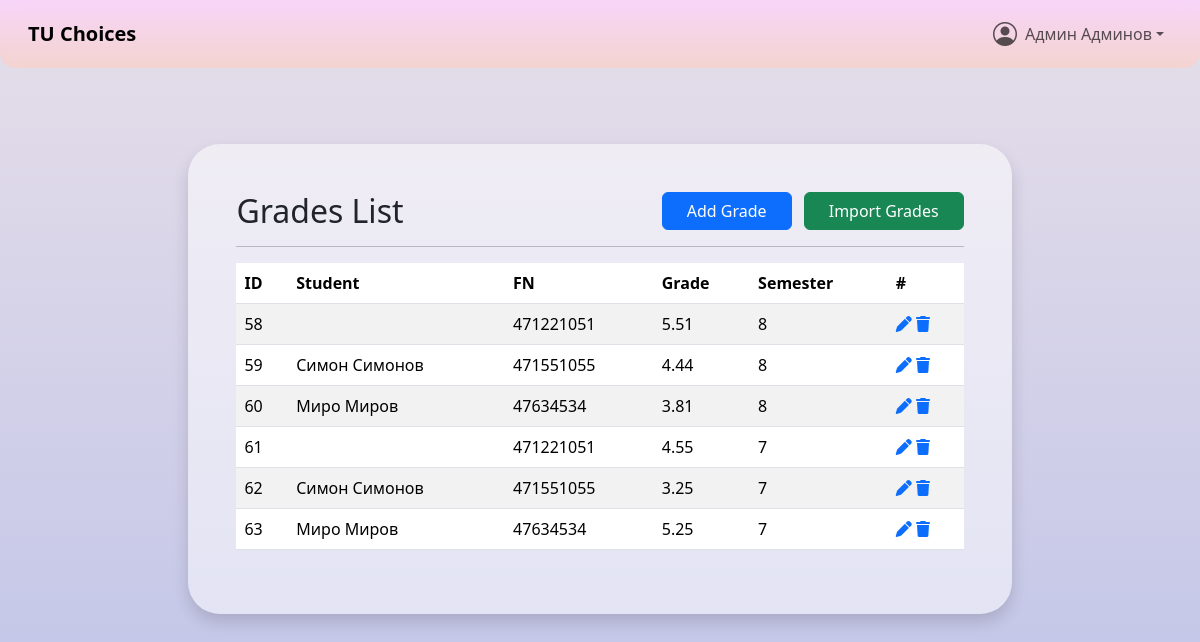
Page /users/studentGradesList.php (signed in) on the committed database.
### tables this page shows
CREATE TABLE `users` (
  `id` int(11) NOT NULL,
  `username` varchar(100) NOT NULL,
  `names` varchar(100) NOT NULL,
  `email` varchar(100) NOT NULL,
  `pass` varchar(100) NOT NULL DEFAULT '',
  `role` int(11) NOT NULL DEFAULT 0 COMMENT '1=student,2=teacher,3=admin',
  `fn` varchar(100) NOT NULL DEFAULT '',
  `major` varchar(10) NOT NULL DEFAULT '0',
  `faculty` varchar(10) NOT NULL DEFAULT '0',
  `start_year` int(11) DEFAULT NULL,
  `active` tinyint(1) NOT NULL DEFAULT 0,
  `deleted` tinyint(1) NOT NULL DEFAULT 0,
  `created_at` datetime NOT NULL DEFAULT current_timestamp(),
  `updated_at` datetime NOT NULL DEFAULT current_timestamp() ON UPDATE current_timestamp()
);

CREATE TABLE `student_grades` (
  `id` int(11) NOT NULL,
  `student_fn` varchar(100) NOT NULL DEFAULT '0',
  `grade` float NOT NULL DEFAULT 0,
  `semester` int(11) NOT NULL DEFAULT 0,
  `deleted` tinyint(1) NOT NULL DEFAULT 0,
  `created_at` datetime NOT NULL DEFAULT current_timestamp(),
  `updated_at` datetime NOT NULL DEFAULT current_timestamp() ON UPDATE current_timestamp()
);

### backend/users/user.php (called while the page is built, shortened)
<?php
class User
{
    private $names;
    public function __construct($id, mysqli $mysqli)
    {
        $this->id = $id;
        $stmt = $mysqli->prepare(
            "SELECT username, names, email, role, fn, major, faculty, start_year
             FROM users
             WHERE id = ?
             LIMIT 1"
        );
        $stmt->bind_param('i', $this->id);
        $stmt->execute();
        $stmt->bind_result(
            $username,
            $names,
            $email,
            $role,
            $fn,
            $majorShort,
            $facultyShort,
            $startYear
        );
        $this->names = $names;
    }
    public function getNames()
    {
        return $this->names;
    }
}

### backend/utils/dbUtils.php (called while the page is built, shortened)
<?php
function getFromDBCondition($table_name, $condition, $mysqli, $searchableByID = false)
{
    $stmt = $mysqli->prepare("SELECT * FROM " . $table_name . " " . $condition);
    $stmt->execute();
    $result = $stmt->get_result();
    $arr = [];
    if ($searchableByID) {
        while ($row = $result->fetch_assoc()) {
            $arr[$row['id']] = $row;
        }
    } else {
        $arr = $result->fetch_all(MYSQLI_ASSOC);
    }
    return $arr;
}

### users/studentGradesList.php (the view, shortened to what this page needs)
<?php
require_once "../header.php";
$condition = "WHERE deleted = 0";
$grades = getFromDBCondition("student_grades", $condition, $mysqli);
?>
<main>
    <div class="container-fluid d-flex flex-column align-items-center pb-5 pt-5" style="min-height: 90vh;">
        <div class="bg-white bg-opacity-50 p-5 rounded-5 shadow" style="width: 70%;">
            <div class="d-flex justify-content-between align-items-center mb-3">
                <h2 class="mb-0">Grades List</h2>
                <div>
                    <a href="studentGradesAdd.php" class="btn btn-primary px-4 me-2">Add Grade</a>
                    <button onclick="importData('../backend/utils/importData.php', 'importGrades')"
                        class="btn btn-success px-4">Import Grades</button>
                </div>
            </div>
            <hr>
            <table id="table" class="table table-striped">
                <thead>
                    <tr>
                        <th>ID</th>
                        <th>Student</th>
                        <th>FN</th>
                        <th>Grade</th>
                        <th>Semester</th>
                        <th>#</th>
                    </tr>
                </thead>
                <tbody>
                    <?php foreach ($grades as $curr) {
                        $fn = $curr["student_fn"];
                        $names = "";
                        $student = getFromDBCondition("users", "WHERE fn = $fn AND role = 1 AND deleted = 0", $mysqli);
                        if ($student) {
                            $names = $student[0]["names"];
                        }
                        ?>
                        <tr>
                            <td><?= $curr["id"]; ?></td>
                            <td><?= $names ?></td>
                            <td><?= $fn ?></td>
                            <td><?= $curr["grade"]; ?></td>
                            <td><?= $curr["semester"]; ?></td>
                            <td>
                                <a href="studentGradeEdit.php?id=<?= $curr["id"]; ?>"><i class="fa-solid fa-pen"></i></a>
                                <a href="studentGradesList.php?action=delete&id=<?= $curr["id"]; ?>">
                                    <i class="fa-solid fa-trash"></i>
                                </a>
                            </td>
                        </tr>
                    <?php } ?>
                </tbody>
            </table>
        </div>
    </div>
</main>
<?php
require_once "../footer.php";
?>

### header.php (shortened to what this page needs)
<?php
require_once "backend/config/dbConfig.php";
require_once "backend/utils/dbUtils.php";
require_once "backend/distributions/Distribution.php";
require_once "backend/users/User.php";
$projectRoot = str_replace(
    realpath($_SERVER['DOCUMENT_ROOT']),
    '',
    realpath(__DIR__ . '/')
);
$user = new User($_SESSION["userID"], $mysqli);
?>
<!DOCTYPE html>
<html lang="en">
<head>
    <link href="https://cdn.jsdelivr.net/npm/bootstrap@5.3.5/dist/css/bootstrap.min.css" rel="stylesheet"
>
    <link rel="stylesheet" href="https://cdn.jsdelivr.net/npm/bootstrap-icons@1.10.5/font/bootstrap-icons.css">
    <link rel="stylesheet" href="https://cdn.datatables.net/2.3.0/css/dataTables.bootstrap5.css">
         <link rel="stylesheet" href="<?= $projectRoot ?>/css/main.css">
    <link rel="stylesheet" href="<?= $projectRoot ?>/css/navbar.css">
</head>
<body>
    <header>
        <nav class="navbar navbar-expand-lg navbar-custom fixed-top px-3">
            <div class="container-fluid">
                <a class="navbar-brand fw-bold" href="<?= $projectRoot ?>/index.php">TU Choices</a>
                <div class="collapse navbar-collapse" id="mainNav">
                    <ul class="navbar-nav ms-auto mb-2 mb-lg-0 align-items-lg-center">
                        <li class="nav-item dropdown">
                            <a class="nav-link dropdown-toggle d-flex align-items-center" href="#" id="profileDropdown"
                                role="button" data-bs-toggle="dropdown" aria-expanded="false">
                                <i class="bi bi-person-circle fs-4"></i>
                                <div class="ms-2"><?= $user->getNames(); ?></div>
                            </a>
                        </li>
                    </ul>
                </div>
            </div>
        </nav>
    </header>

### css/navbar.css (style rules this page uses)
.navbar-custom { background-image: linear-gradient(to top, rgb(250, 208, 196, 70%) 0%, rgb(255, 209, 255, 70%) 100%); backdrop-filter: blur(10px); border-radius: 0 0 1rem 1rem; margin-bottom: 2rem; }

### header.php (style rules this page uses)
html, body { overflow-x: hidden; height: 100%; margin: 0; }
body { background-color: #E4E4E1; background-image: linear-gradient(to top, #bdc2e8 0%, #bdc2e8 1%, #e6dee9 100%); background-blend-mode: normal, multiply; background-repeat: no-repeat; background-size: cover; background-attachment: fixed; }
main { margin-top: 6rem; }

### rows in the picture
users: names "Админ Админов"
student_grades: id "58", student_fn "471221051", grade "5.51", semester "8"
student_grades: id "59", users.names "Симон Симонов", student_fn "471551055", grade "4.44", semester "8"
student_grades: id "60", users.names "Миро Миров", student_fn "47634534", grade "3.81", semester "8"
student_grades: id "61", student_fn "471221051", grade "4.55", semester "7"
student_grades: id "62", users.names "Симон Симонов", student_fn "471551055", grade "3.25", semester "7"
student_grades: id "63", users.names "Миро Миров", student_fn "47634534", grade "5.25", semester "7"
